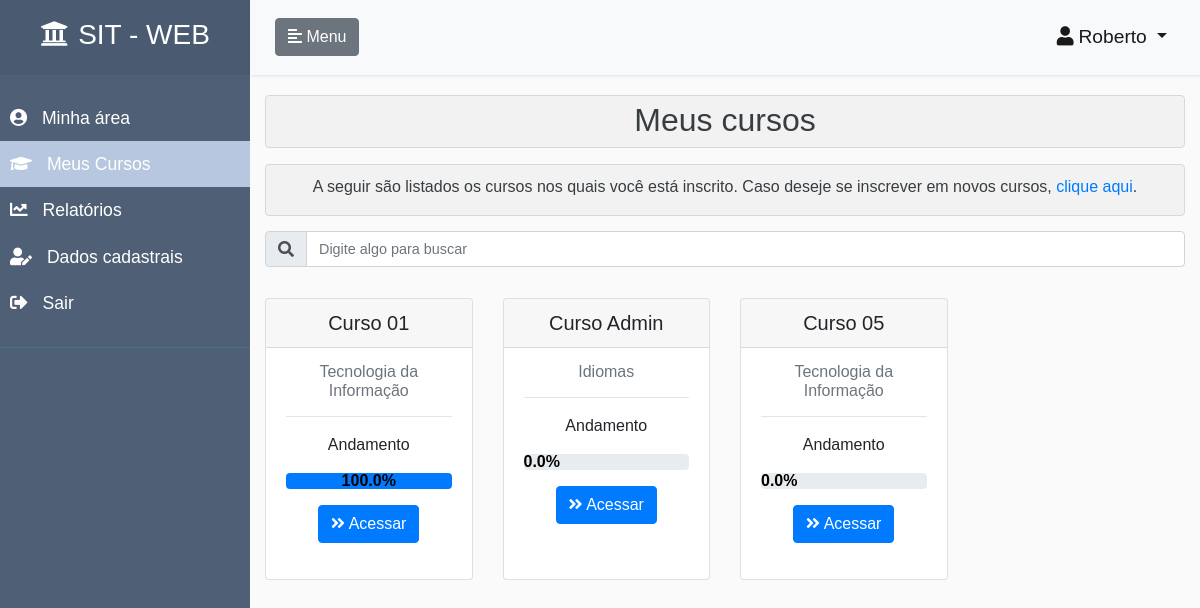
Before: /meus-cursos/ (signed in) with the older database file.
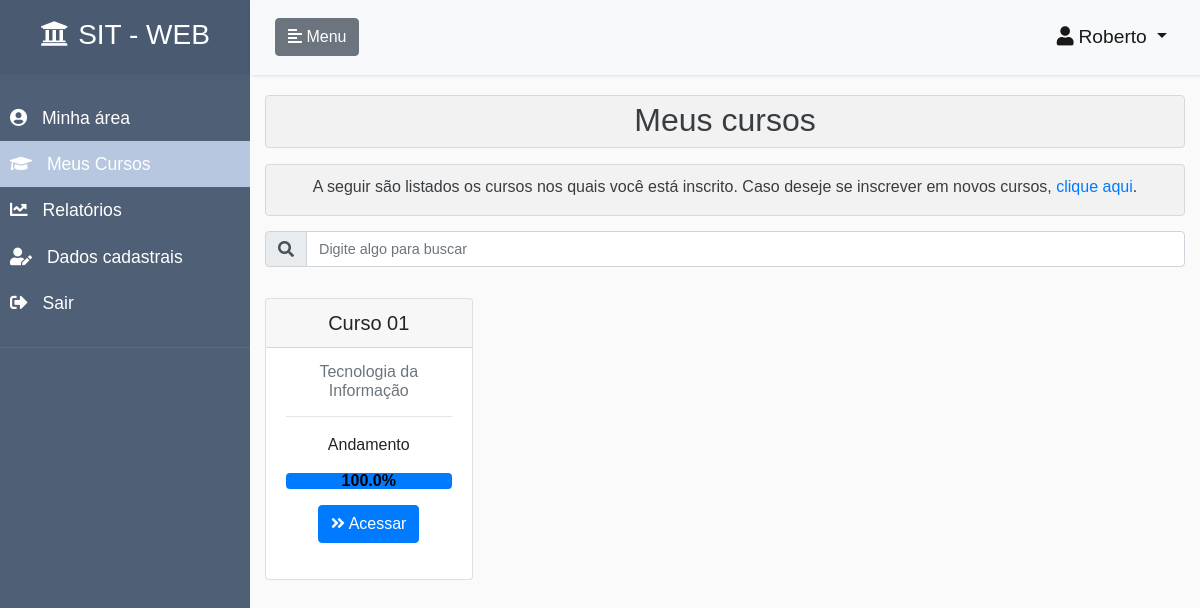
After: the same page with the newer database file.
### core/models.py (models this page shows, shortened)
class Curso(models.Model):
    objects = CursoManager()
    titulo = models.CharField(
        unique=True,
        max_length=70,
        verbose_name=u"título",
        help_text=u"Indique o título do curso"
    )
    categoria = models.ForeignKey(
        Categoria,
        on_delete=models.CASCADE,
        help_text=u"Selecione a categoria do curso"
    )
    usuario = models.ForeignKey(
        AUTH_USER_MODEL,
        on_delete=models.CASCADE
    )
    nome_instrutor = models.CharField(
        null=True,
        verbose_name=u"Nome do instrutor",
        help_text=u"Indique o nome do instrutor do curso",
        blank=True,
        max_length=50
    )
    palavras_chaves = models.CharField(
        max_length=150,
        verbose_name=u"Palavras-chave",
        help_text=u"Indique palavras-chave para o curso",
        null=True,
        blank=True
    )
    descricao = models.TextField(
        max_length=250,
        verbose_name=u"descrição",
        help_text=u"Indique uma descrição para o curso",
        null=True,
        blank=True
    )
    publicado = models.BooleanField(
        default=False,
        help_text=u"Indique o status de publicação do curso no sistema",
    )
    data_publicado = models.DateTimeField(
        null=True,
        blank=True
    )
    data_criacao = models.DateTimeField(
        auto_now_add=True,
        null=True,
        blank=True
    )
    data_atualizacao = models.DateTimeField(
        auto_now=True,
        null=True,
        blank=True
    )
    class Meta:
        verbose_name = "Curso"
        verbose_name_plural = "Cursos"
    class CustomMeta:
        ordering_field = 'titulo'
        search_fields = ['titulo', 'categoria__titulo', 'usuario__first_name',
                         'nome_instrutor', 'palavras_chaves', 'descricao']

class Categoria(models.Model):
    objects = CategoriaManager()
    titulo = models.CharField(
        max_length=40,
        verbose_name=u"título",
        help_text=u"Indique o título da categoria"
    )
    data_criacao = models.DateTimeField(
        auto_now_add=True,
        null=True,
        blank=True
    )
    data_atualizacao = models.DateTimeField(
        auto_now=True,
        null=True,
        blank=True
    )
    class Meta:
        verbose_name = "Categoria"
        verbose_name_plural = "Categorias"
    class CustomMeta:
        ordering_field = 'titulo'
        search_fields = ['titulo',]

### core/views.py (the view, shortened to what this page needs)
# urls.py: path('meus-cursos/',                        meusCursosView,                                 name='meus-cursos'),
@login_required
def meusCursosView(request):
    if request.user.tem_perfil_aluno():
        inscricoes_usuario = Inscricao.objects.filter(
            usuario=request.user
        ).order_by(
            '-data_atualizacao'
        )
        lista_cursos = []
        for inscricao in inscricoes_usuario:
            dict_curso = {}
            curso = Curso.objects.filter(
                id=inscricao.curso.id,
                publicado=True
            )
            try:
                search = request.GET.get('search')
            except:
                search = None
            if search:
                search_fields = Curso.CustomMeta.search_fields
                filtro = reduce(or_,
                                [Q(**{'{}__icontains'.format(f): search}) for f
                                 in search_fields], Q())
                curso = curso.filter(filtro)
            if curso.count() == 1:
                dict_curso['curso'] = curso[0]
                dict_curso['inscricao'] = inscricao
                dict_curso['categoria'] = curso[0].categoria.titulo
                percentual_andamento = "{:.1f}".format(
                    inscricao.percentual_andamento)
                dict_curso['percentual_andamento'] = percentual_andamento
                lista_cursos.append(dict_curso)
        nao_tem_cursos = False
        if len(lista_cursos) == 0:
            nao_tem_cursos = True
        nome_template = 'core/meus-cursos.html'
        if request.is_ajax():
            nome_template = 'core/meus-cursos-conteudo.html'
        return render(
            request,
            nome_template,
            {
                'lista_cursos': lista_cursos,
                'nao_tem_cursos': nao_tem_cursos,
                'perfil_aluno': True,
                'menu_inicio': False,
                'menu_meus_cursos': True,
                'menu_cadastros': False,
                'menu_relatorios': False,
                'menu_usuarios': False,
                'menu_dados_cadastrais': False,
            }
        )

### accounts/models.py (called while the page is built)
    def tem_perfil_aluno(self):
        if self.perfil == self.ALUNO:
            return True
        return False

### core/templates/core/meus-cursos.html
{% extends 'pagina-inicial.html' %}
{% load crispy_forms_tags %}
{% load static %}
{% block head %}
    <link rel="stylesheet" href="{% static 'css/styles.css' %}">
{% endblock %}
{% block content_page %}
    <div class="alert alert-secondary" role="alert" style="background-color: rgba(0,0,0,.03); padding: 0; margin-left: 0px; margin-right: 0px;">
        <h2 class="text-center" style="margin-top: 5px;">Meus cursos</h2>
    </div>
    <div class="alert alert-secondary" role="alert" style="background-color: rgba(0,0,0,.03); padding: 0; margin-bottom: 0;">
        <p class="text-center" style="margin-top: 10px;">
            A seguir são listados os cursos nos quais você está inscrito. Caso deseje se inscrever em
            novos cursos, <a href="/cursos"> clique aqui</a>.
        </p>
    </div>
    <div style="margin-left: 0px; margin-right: 0px;">
        <div class="col-12 search-div">
            <form method="GET" id="search-form">
                <div class="input-group mb-3">
                    <div class="input-group-prepend">
                        <span class="input-group-text" id="basic-addon1"><i class="fas fa-search" id="teste"></i></span>
                    </div>
                    <input class="form-control" type="text" id="search" name="search"
                           placeholder="Digite algo para buscar"
                           value="{{ request.GET.search }}"
                           style="font-size: 0.9rem"
                           title="Informe qualquer caracteristica de um curso para filtrar">
                </div>
            </form>
        </div>
        <div class="container-pesquisa">
            {% include  'core/meus-cursos-conteudo.html' %}
        </div>
    </div>
{% endblock %}

### core/templates/core/meus-cursos-conteudo.html
{% if nao_tem_cursos == False %}
<div class="row">
{% for elemento in lista_cursos %}
    <div class="col-sm-3" style="margin-bottom: 20px;">
        <div class="card card-curso h-100 ">
            <div class="card-header">
                <h5 class="text-center" style="margin: 0; padding: 0;">{{elemento.curso.titulo}}</h5>
            </div>
            <div class="card-body">
                <h6 class="card-subtitle mb-2 text-muted text-center">{{elemento.categoria}}</h6>
                <hr/>
                <p class="card-text text-center">Andamento</i></p>
                <p>
                    <div class="progress">
                        <div class="progress-bar" role="progressbar" style="width: {{ elemento.percentual_andamento }}%"aria-valuenow="0" aria-valuemin="0" aria-valuemax="100">
                            <span class="perc-nota"><b style="font-size: 1rem; color: black">{{ elemento.percentual_andamento }}%</b></span>
                        </div>
                    </div>
                </p>
                <p>
                    <div class="col text-center">
                        <a href="/conteudo-curso/{{elemento.curso.id}}" class="btn btn-primary" role="button" title="Acessa página de conteúdos do curso">
                            <i class="fas fa-angle-double-right class-icone-button"></i>
                                Acessar
                        </a>
                    </div>
                </p>
            </div>
        </div>
    </div>
{% endfor %}
</div>
{% else %}
<h5 class="text-center" style="margin-top: 20px;">Sem cursos a serem exibidos</h5>
{% endif %}

Changed rows visible on the page:
removed Curso: curso.titulo "Curso Admin", categoria "Idiomas", percentual_andamento "0.0"
removed Curso: curso.titulo "Curso 05", categoria "Tecnologia da Informação", percentual_andamento "0.0"
